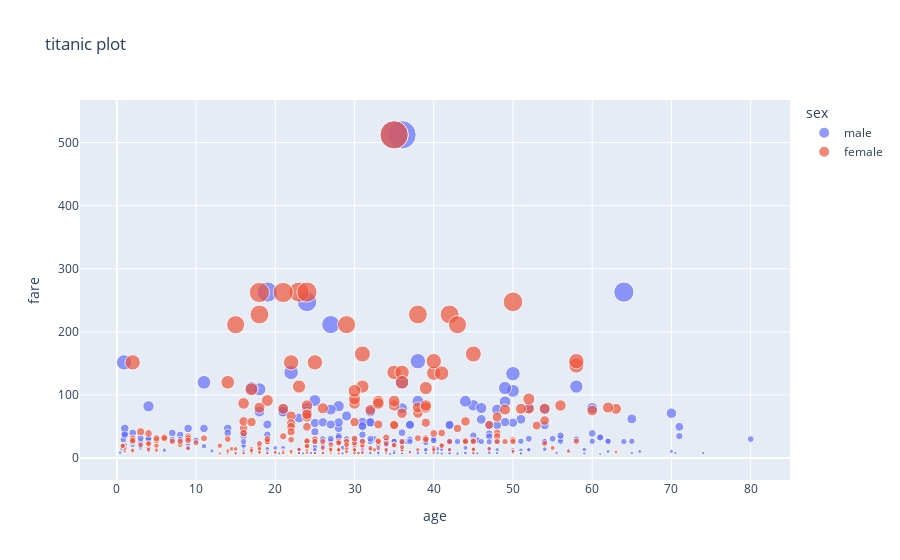

The cell this chart's notebook holds for it:
### Code cell
fig= px.scatter(df, x="age" , y="fare" , color="sex" , size="fare" ,title="titanic plot")
fig.show()

### Figure 1 — Plotly figure (JSON) as saved in the notebook; plotly's stock layout.template omitted (floating-point values rounded to 4 significant figures; data arrays with more than 128 entries replaced by an {"elided": "..."} marker saying what was removed)
{"data": [{"hovertemplate": "sex=male<br>age=%{x}<br>fare=%{marker.size}<extra></extra>", "legendgroup": "male", "marker": {"color": "#636efa", "size": {"elided": "577 float values"}, "sizemode": "area", "sizeref": 1.281, "symbol": "circle"}, "mode": "markers", "name": "male", "orientation": "v", "showlegend": true, "type": "scatter", "x": {"elided": "577 float values"}, "xaxis": "x", "y": {"elided": "577 float values"}, "yaxis": "y"}, {"hovertemplate": "sex=female<br>age=%{x}<br>fare=%{marker.size}<extra></extra>", "legendgroup": "female", "marker": {"color": "#EF553B", "size": {"elided": "314 float values"}, "sizemode": "area", "sizeref": 1.281, "symbol": "circle"}, "mode": "markers", "name": "female", "orientation": "v", "showlegend": true, "type": "scatter", "x": {"elided": "314 float values"}, "xaxis": "x", "y": {"elided": "314 float values"}, "yaxis": "y"}], "layout": {"legend": {"itemsizing": "constant", "title": {"text": "sex"}, "tracegroupgap": 0}, "title": {"text": "titanic plot"}, "xaxis": {"anchor": "y", "domain": [0, 1], "title": {"text": "age"}}, "yaxis": {"anchor": "x", "domain": [0, 1], "title": {"text": "fare"}}}}
